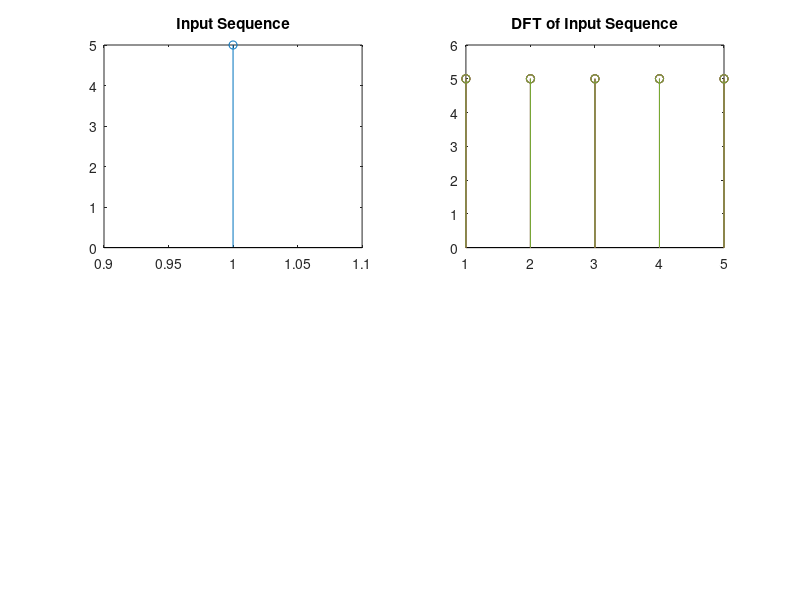

Here is the MATLAB script that generated this plot: (Note: this script raises an error after producing the figure.)
%Program for Time Reversal property of DFT.
 clear all;
clc;

N=input('Sequence length=');
x1=input('enter the input seq=')
subplot(221);
stem(abs(x1));
title('Input Sequence');
c=zeros(N);

for k=1:N
    for n=1:N
        w=exp((-2*pi*i*(k-1)*(n-1))/N);
        x(n)=w;
    end
    c(k,:)=x;
end


X1=c*x1'%DFT of input sequence
subplot(222);
stem(abs(X1));
title('DFT of Input Sequence');



n = 0:N-1;
n= mod(-n,N);
X2=x1(n+1)
subplot(223);
stem(abs(X2));
title('Time reversal sequence');

X3=c*X2'

subplot(224);
stem(abs(X3));
title('DFT of Time Reversal sequence');